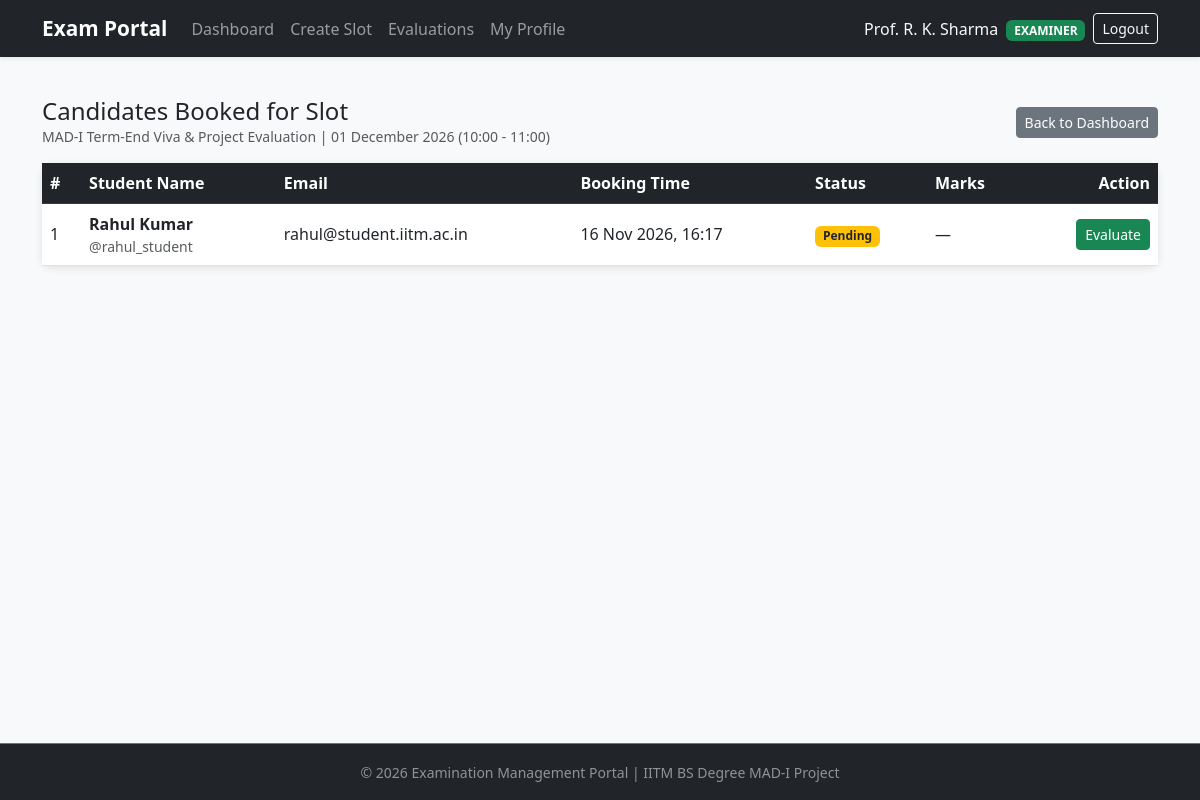
Page /examiner/slots/1/students (signed in) on the committed database.
### models.py (models this page shows, shortened)
class Examination(db.Model):
    __tablename__ = 'examinations'
    id = db.Column(db.Integer, primary_key=True)
    course_id = db.Column(db.Integer, db.ForeignKey('courses.id'), nullable=False)
    title = db.Column(db.String(200), nullable=False)
    description = db.Column(db.Text, nullable=True)
    total_marks = db.Column(db.Integer, nullable=False, default=100)
    status = db.Column(db.String(30), nullable=False, default='Draft')
    slot_creation_start = db.Column(db.DateTime, nullable=True)
    slot_creation_end = db.Column(db.DateTime, nullable=True)
    booking_start = db.Column(db.DateTime, nullable=True)
    booking_end = db.Column(db.DateTime, nullable=True)
    exam_date = db.Column(db.DateTime, nullable=True)
    created_at = db.Column(db.DateTime, default=datetime.utcnow)
    rubrics = db.relationship('ExaminationRubric', backref='examination', cascade='all, delete-orphan', lazy=True)
    slots = db.relationship('ExaminationSlot', backref='examination', cascade='all, delete-orphan', lazy=True)

class ExaminationSlot(db.Model):
    __tablename__ = 'examination_slots'
    id = db.Column(db.Integer, primary_key=True)
    examination_id = db.Column(db.Integer, db.ForeignKey('examinations.id'), nullable=False)
    examiner_id = db.Column(db.Integer, db.ForeignKey('users.id'), nullable=False)
    slot_date = db.Column(db.Date, nullable=False)
    start_time = db.Column(db.Time, nullable=False)
    end_time = db.Column(db.Time, nullable=False)
    capacity = db.Column(db.Integer, nullable=False, default=1)
    is_closed = db.Column(db.Boolean, default=False, nullable=False)
    created_at = db.Column(db.DateTime, default=datetime.utcnow)
    bookings = db.relationship('Booking', backref='slot', cascade='all, delete-orphan', lazy=True)

class Booking(db.Model):
    __tablename__ = 'bookings'
    id = db.Column(db.Integer, primary_key=True)
    student_id = db.Column(db.Integer, db.ForeignKey('users.id'), nullable=False)
    slot_id = db.Column(db.Integer, db.ForeignKey('examination_slots.id'), nullable=False)
    status = db.Column(db.String(20), nullable=False, default='Booked')
    booked_at = db.Column(db.DateTime, default=datetime.utcnow)
    total_marks_obtained = db.Column(db.Integer, nullable=True)
    remarks = db.Column(db.Text, nullable=True)
    evaluated_at = db.Column(db.DateTime, nullable=True)
    evaluation_scores = db.relationship('EvaluationScore', backref='booking', cascade='all, delete-orphan', lazy=True)

class User(db.Model):
    __tablename__ = 'users'
    id = db.Column(db.Integer, primary_key=True)
    username = db.Column(db.String(50), unique=True, nullable=False)
    email = db.Column(db.String(120), unique=True, nullable=False)
    full_name = db.Column(db.String(100), nullable=False)
    password_hash = db.Column(db.String(255), nullable=False)
    role = db.Column(db.String(20), nullable=False, default='student')
    is_approved = db.Column(db.Boolean, default=False, nullable=False)
    is_active = db.Column(db.Boolean, default=True, nullable=False)
    created_at = db.Column(db.DateTime, default=datetime.utcnow)
    examiner_profile = db.relationship('ExaminerProfile', backref='user', uselist=False, cascade='all, delete-orphan')
    slots_created = db.relationship('ExaminationSlot', backref='examiner', lazy=True)
    bookings = db.relationship('Booking', backref='student', lazy=True)

### examiner.py (the view)
@examiner_bp.route('/slots/<int:slot_id>/students')
@role_required('examiner')
def view_slot_students(slot_id):
    examiner_id = session['user_id']
    slot = ExaminationSlot.query.get(slot_id)
    if slot.examiner_id != examiner_id:
        flash('You can only view students booked in your own slots.', 'danger')
        return redirect(url_for('examiner.dashboard'))
    active_bookings = []
    for booking in slot.bookings:
        if booking.status != 'Cancelled':
            active_bookings.append(booking)
    return render_template('examiner/slot_students.html', slot=slot, bookings=active_bookings)

### utils.py (called while the page is built)
def role_required(*roles):
    def decorator(f):
        @wraps(f)
        def decorated(*args, **kwargs):
            if 'user_id' not in session:
                flash('Please log in to continue.', 'warning')
                return redirect(url_for('auth.login'))
            if session.get('user_role') not in roles:
                flash('You do not have permission to access that page.', 'danger')
                return redirect(url_for('auth.login'))
            return f(*args, **kwargs)
        return decorated
    return decorator

### templates/examiner/slot_students.html (shortened to what this page needs)
{% extends 'base.html' %}
{% block content %}
<div class="d-flex justify-content-between align-items-center mb-3">
    <div>
        <h4 class="mb-0">Candidates Booked for Slot</h4>
        <p class="text-muted small mb-0">{{ slot.examination.title }} | {{ slot.slot_date.strftime('%d %B %Y') }} ({{ slot.start_time.strftime('%H:%M') }} - {{ slot.end_time.strftime('%H:%M') }})</p>
    </div>
    <a href="{{ url_for('examiner.dashboard') }}" class="btn btn-secondary btn-sm">Back to Dashboard</a>
</div>
<div class="card">
    <div class="table-responsive">
        <table class="table table-hover align-middle mb-0">
            <thead class="table-dark">
                <tr>
                    <th>#</th>
                    <th>Student Name</th>
                    <th>Email</th>
                    <th>Booking Time</th>
                    <th>Status</th>
                    <th>Marks</th>
                    <th class="text-end">Action</th>
                </tr>
            </thead>
            <tbody>
                {% for booking in bookings %}
                <tr>
                    <td>{{ loop.index }}</td>
                    <td>
                        <strong>{{ booking.student.full_name }}</strong>
                        <div class="small text-muted">@{{ booking.student.username }}</div>
                    </td>
                    <td>{{ booking.student.email }}</td>
                    <td>{{ booking.booked_at.strftime('%d %b %Y, %H:%M') }}</td>
                    <td>
                        {% if booking.status == 'Completed' %}
                            <span class="badge bg-success">Evaluated</span>
                        {% else %}
                            <span class="badge bg-warning text-dark">Pending</span>
                        {% endif %}
                    </td>
                    <td>
                        {% if booking.status == 'Completed' and booking.total_marks_obtained is not none %}
                            <strong>{{ booking.total_marks_obtained }} / {{ slot.examination.total_marks }}</strong>
                        {% else %}
                            —
                        {% endif %}
                    </td>
                    <td class="text-end">
                        {% if booking.status == 'Completed' %}
                            <a href="{{ url_for('examiner.evaluate_student', booking_id=booking.id) }}" class="btn btn-sm btn-outline-primary">Re-evaluate</a>
                        {% else %}
                            <a href="{{ url_for('examiner.evaluate_student', booking_id=booking.id) }}" class="btn btn-sm btn-success">Evaluate</a>
                        {% endif %}
                    </td>
                </tr>
                {% else %}
                <tr>
                    <td colspan="7" class="text-center py-4 text-muted">No students have booked this slot yet.</td>
                </tr>
                {% endfor %}
            </tbody>
        </table>
    </div>
</div>
{% endblock %}

### static/style.css (style rules this page uses)
body { min-height: 100vh; display: flex; flex-direction: column; background-color: #f8f9fa; }
.card { border: none; border-radius: 10px; box-shadow: 0 2px 8px rgba(0, 0, 0, 0.1); transition: transform 0.2s ease; }

### rows in the picture
Examination: examination "MAD-I Term-End Viva & Project Evaluation"
ExaminationSlot: slot_date "01 December 2026", start_time "10:00", end_time "11:00"
Booking: student.full_name "Rahul Kumar", student.username "rahul_student", student.email "rahul@student.iitm.ac.in", booked_at "16 Nov 2026, 16:17", status "Pending"

### other values in the picture
{{ session.user_name }} "Prof. R. K. Sharma"
{{ session.user_role }} "EXAMINER"
